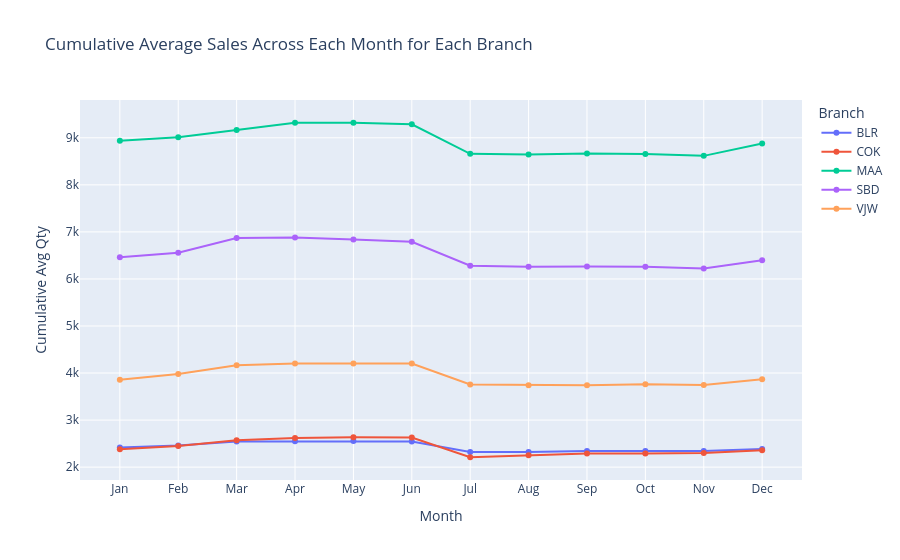

Write notebook code for a chart like this one.
### Code cell
# Calculate the cumulative average sales across each month (for each branch)
# Approach: For each branch, compute the expanding mean up to each month (across months in order, for all years combined)

# First, sort the qty_grouped data by Branch and YearMonth for correct order
qty_grouped_sorted = qty_grouped.sort_values(['Branch', 'Year', 'Month'])

# Group by Branch and compute cumulative sum/mean of Qty
qty_grouped_sorted['CumulativeAvgQty'] = qty_grouped_sorted.groupby('Branch')['Qty'].expanding().mean().reset_index(level=0, drop=True)

# Create Month name for plotting
qty_grouped_sorted['MonthName'] = qty_grouped_sorted['Month'].apply(lambda x: calendar.month_abbr[x])

# Optional: You may want to display only the final cumulative average per month, averaged over all years
# So, group again by Branch and Month to get the last cumulative avg in that month for each (across years)

cumul_avg_by_month = qty_grouped_sorted.groupby(['Branch', 'Month']).agg({
    'CumulativeAvgQty': 'last'
}).reset_index()
cumul_avg_by_month['MonthName'] = cumul_avg_by_month['Month'].apply(lambda x: calendar.month_abbr[x])

fig = px.line(
    cumul_avg_by_month, 
    x='MonthName', 
    y='CumulativeAvgQty', 
    color='Branch',
    markers=True,
    labels={'MonthName': 'Month', 'CumulativeAvgQty': 'Cumulative Avg Qty', 'Branch': 'Branch'},
    title='Cumulative Average Sales Across Each Month for Each Branch'
)
fig.update_xaxes(categoryorder='array', categoryarray=[calendar.month_abbr[m] for m in range(1,13)])
fig.show()

### Figure 1 — Plotly figure (JSON) as saved in the notebook; plotly's stock layout.template omitted (floating-point values rounded to 4 significant figures)
{"data": [{"hovertemplate": "Branch=BLR<br>Month=%{x}<br>Cumulative Avg Qty=%{y}<extra></extra>", "legendgroup": "BLR", "line": {"color": "#636efa", "dash": "solid"}, "marker": {"symbol": "circle"}, "mode": "lines+markers", "name": "BLR", "orientation": "v", "showlegend": true, "type": "scatter", "x": ["Jan", "Feb", "Mar", "Apr", "May", "Jun", "Jul", "Aug", "Sep", "Oct", "Nov", "Dec"], "xaxis": "x", "y": [2419.0, 2459.0, 2546.0, 2548.0, 2553.0, 2544.0, 2322.0, 2323.0, 2344.0, 2345.0, 2345.0, 2387.0], "yaxis": "y"}, {"hovertemplate": "Branch=COK<br>Month=%{x}<br>Cumulative Avg Qty=%{y}<extra></extra>", "legendgroup": "COK", "line": {"color": "#EF553B", "dash": "solid"}, "marker": {"symbol": "circle"}, "mode": "lines+markers", "name": "COK", "orientation": "v", "showlegend": true, "type": "scatter", "x": ["Jan", "Feb", "Mar", "Apr", "May", "Jun", "Jul", "Aug", "Sep", "Oct", "Nov", "Dec"], "xaxis": "x", "y": [2378.0, 2452.0, 2571.0, 2618.0, 2636.0, 2630.0, 2210.0, 2251.0, 2291.0, 2289.0, 2299.0, 2361.0], "yaxis": "y"}, {"hovertemplate": "Branch=MAA<br>Month=%{x}<br>Cumulative Avg Qty=%{y}<extra></extra>", "legendgroup": "MAA", "line": {"color": "#00cc96", "dash": "solid"}, "marker": {"symbol": "circle"}, "mode": "lines+markers", "name": "MAA", "orientation": "v", "showlegend": true, "type": "scatter", "x": ["Jan", "Feb", "Mar", "Apr", "May", "Jun", "Jul", "Aug", "Sep", "Oct", "Nov", "Dec"], "xaxis": "x", "y": [8939.0, 9014.0, 9167.0, 9319.0, 9320.0, 9287.0, 8659.0, 8647.0, 8668.0, 8655.0, 8616.0, 8881.0], "yaxis": "y"}, {"hovertemplate": "Branch=SBD<br>Month=%{x}<br>Cumulative Avg Qty=%{y}<extra></extra>", "legendgroup": "SBD", "line": {"color": "#ab63fa", "dash": "solid"}, "marker": {"symbol": "circle"}, "mode": "lines+markers", "name": "SBD", "orientation": "v", "showlegend": true, "type": "scatter", "x": ["Jan", "Feb", "Mar", "Apr", "May", "Jun", "Jul", "Aug", "Sep", "Oct", "Nov", "Dec"], "xaxis": "x", "y": [6461.0, 6556.0, 6871.0, 6883.0, 6841.0, 6790.0, 6281.0, 6257.0, 6266.0, 6259.0, 6224.0, 6396.0], "yaxis": "y"}, {"hovertemplate": "Branch=VJW<br>Month=%{x}<br>Cumulative Avg Qty=%{y}<extra></extra>", "legendgroup": "VJW", "line": {"color": "#FFA15A", "dash": "solid"}, "marker": {"symbol": "circle"}, "mode": "lines+markers", "name": "VJW", "orientation": "v", "showlegend": true, "type": "scatter", "x": ["Jan", "Feb", "Mar", "Apr", "May", "Jun", "Jul", "Aug", "Sep", "Oct", "Nov", "Dec"], "xaxis": "x", "y": [3860.0, 3980.0, 4167.0, 4203.0, 4205.0, 4203.0, 3757.0, 3740.0, 3740.0, 3761.0, 3747.0, 3866.0], "yaxis": "y"}], "layout": {"legend": {"title": {"text": "Branch"}, "tracegroupgap": 0}, "title": {"text": "Cumulative Average Sales Across Each Month for Each Branch"}, "xaxis": {"anchor": "y", "categoryarray": ["Jan", "Feb", "Mar", "Apr", "May", "Jun", "Jul", "Aug", "Sep", "Oct", "Nov", "Dec"], "categoryorder": "array", "domain": [0, 1], "title": {"text": "Month"}}, "yaxis": {"anchor": "x", "domain": [0, 1], "title": {"text": "Cumulative Avg Qty"}}}}
